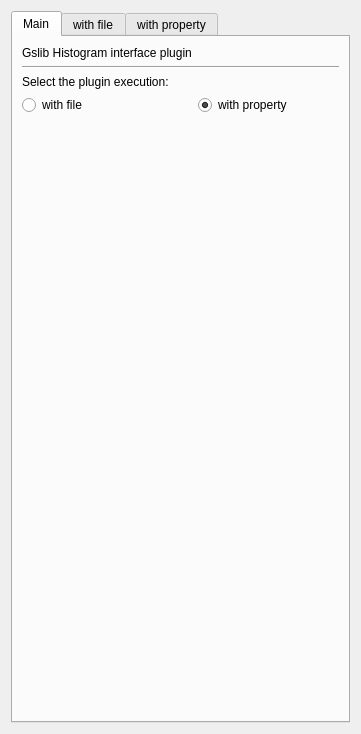
<?xml version="1.0" encoding="UTF-8"?>
<ui version="4.0">
 <class>Form</class>
 <widget class="QWidget" name="Form">
  <property name="geometry">
   <rect>
    <x>0</x>
    <y>0</y>
    <width>361</width>
    <height>734</height>
   </rect>
  </property>
  <property name="windowTitle">
   <string>Form</string>
  </property>
  <property name="AlgorithmCategory" stdset="0">
   <string>Python</string>
  </property>
  <property name="AlgorithmDescription" stdset="0">
   <string>Histogram with gslib</string>
  </property>
  <layout class="QGridLayout" name="gridLayout">
   <item row="0" column="0">
    <widget class="QTabWidget" name="tabWidget">
     <property name="enabled">
      <bool>true</bool>
     </property>
     <property name="currentIndex">
      <number>0</number>
     </property>
     <widget class="QWidget" name="tab_5">
      <attribute name="title">
       <string>Main</string>
      </attribute>
      <layout class="QFormLayout" name="formLayout_2">
       <item row="0" column="0">
        <widget class="QLabel" name="label_35">
         <property name="text">
          <string>Gslib Histogram interface plugin</string>
         </property>
        </widget>
       </item>
       <item row="2" column="0">
        <widget class="QLabel" name="label_18">
         <property name="text">
          <string>Select the plugin execution:</string>
         </property>
        </widget>
       </item>
       <item row="3" column="0">
        <widget class="QRadioButton" name="radioButton_5">
         <property name="text">
          <string>with file</string>
         </property>
         <attribute name="buttonGroup">
          <string notr="true">buttonGroup_3</string>
         </attribute>
        </widget>
       </item>
       <item row="3" column="1">
        <widget class="QRadioButton" name="radioButton_6">
         <property name="text">
          <string>with property</string>
         </property>
         <property name="checked">
          <bool>true</bool>
         </property>
         <attribute name="buttonGroup">
          <string notr="true">buttonGroup_3</string>
         </attribute>
        </widget>
       </item>
       <item row="1" column="0" colspan="2">
        <widget class="Line" name="line">
         <property name="sizePolicy">
          <sizepolicy hsizetype="Minimum" vsizetype="Fixed">
           <horstretch>15</horstretch>
           <verstretch>0</verstretch>
          </sizepolicy>
         </property>
         <property name="minimumSize">
          <size>
           <width>80</width>
           <height>0</height>
          </size>
         </property>
         <property name="orientation">
          <enum>Qt::Horizontal</enum>
         </property>
        </widget>
       </item>
      </layout>
     </widget>
     <widget class="QWidget" name="tab_3">
      <attribute name="title">
       <string>with file</string>
      </attribute>
      <layout class="QFormLayout" name="formLayout">
       <item row="1" column="0">
        <widget class="QLabel" name="label">
         <property name="text">
          <string>Data file</string>
         </property>
        </widget>
       </item>
       <item row="1" column="1">
        <widget class="FileChooser" name="filechooser"/>
       </item>
       <item row="2" column="0">
        <widget class="QLabel" name="label_2">
         <property name="text">
          <string>Column</string>
         </property>
        </widget>
       </item>
       <item row="2" column="1">
        <widget class="QSpinBox" name="spinBox"/>
       </item>
       <item row="3" column="0">
        <widget class="QLabel" name="label_3">
         <property name="toolTip">
          <string extracomment="0 for none"/>
         </property>
         <property name="text">
          <string>Weight column</string>
         </property>
        </widget>
       </item>
       <item row="3" column="1">
        <widget class="QSpinBox" name="spinBox_5"/>
       </item>
       <item row="4" column="0">
        <widget class="QLabel" name="label_4">
         <property name="text">
          <string>Cut Limits min/max</string>
         </property>
        </widget>
       </item>
       <item row="4" column="1">
        <layout class="QHBoxLayout" name="horizontalLayout">
         <item>
          <widget class="QLineEdit" name="lineEdit"/>
         </item>
         <item>
          <widget class="QLineEdit" name="lineEdit_2"/>
         </item>
        </layout>
       </item>
       <item row="5" column="0">
        <widget class="QLabel" name="label_5">
         <property name="text">
          <string>Output ps file</string>
         </property>
        </widget>
       </item>
       <item row="5" column="1">
        <layout class="QGridLayout" name="gridLayout_2">
         <item row="1" column="1">
          <widget class="QLabel" name="label_17">
           <property name="text">
            <string>Filename</string>
           </property>
          </widget>
         </item>
         <item row="1" column="0">
          <widget class="QLabel" name="label_16">
           <property name="text">
            <string>Folder path</string>
           </property>
          </widget>
         </item>
         <item row="2" column="0">
          <widget class="FileChooser" name="filechooser_2">
           <property name="mode">
            <enum>FileChooser::Directory</enum>
           </property>
          </widget>
         </item>
         <item row="2" column="1">
          <widget class="QLineEdit" name="lineEdit_8"/>
         </item>
        </layout>
       </item>
       <item row="6" column="0">
        <widget class="QLabel" name="label_6">
         <property name="text">
          <string>Max. and min. value</string>
         </property>
        </widget>
       </item>
       <item row="6" column="1">
        <layout class="QHBoxLayout" name="horizontalLayout_2">
         <item>
          <widget class="QLineEdit" name="lineEdit_4"/>
         </item>
         <item>
          <widget class="QLineEdit" name="lineEdit_3"/>
         </item>
        </layout>
       </item>
       <item row="7" column="0">
        <widget class="QLabel" name="label_7">
         <property name="text">
          <string>Max. freq (&lt;0 for all)</string>
         </property>
        </widget>
       </item>
       <item row="7" column="1">
        <widget class="QLineEdit" name="lineEdit_7">
         <property name="text">
          <string>-1</string>
         </property>
        </widget>
       </item>
       <item row="8" column="0">
        <widget class="QLabel" name="label_8">
         <property name="text">
          <string>Number of classes</string>
         </property>
        </widget>
       </item>
       <item row="8" column="1">
        <widget class="QSpinBox" name="spinBox_2">
         <property name="value">
          <number>25</number>
         </property>
        </widget>
       </item>
       <item row="9" column="0">
        <widget class="QLabel" name="label_9">
         <property name="text">
          <string>Scale</string>
         </property>
        </widget>
       </item>
       <item row="9" column="1">
        <layout class="QHBoxLayout" name="horizontalLayout_3">
         <item>
          <widget class="QRadioButton" name="radioButton_2">
           <property name="text">
            <string>Arithmetic</string>
           </property>
           <property name="checked">
            <bool>true</bool>
           </property>
           <attribute name="buttonGroup">
            <string notr="true">buttonGroup</string>
           </attribute>
          </widget>
         </item>
         <item>
          <widget class="QRadioButton" name="radioButton">
           <property name="text">
            <string>Logarithm</string>
           </property>
           <attribute name="buttonGroup">
            <string notr="true">buttonGroup</string>
           </attribute>
          </widget>
         </item>
        </layout>
       </item>
       <item row="10" column="0">
        <widget class="QLabel" name="label_10">
         <property name="text">
          <string>Histogram type</string>
         </property>
        </widget>
       </item>
       <item row="10" column="1">
        <layout class="QHBoxLayout" name="horizontalLayout_4">
         <item>
          <widget class="QRadioButton" name="radioButton_4">
           <property name="text">
            <string>Fequency</string>
           </property>
           <property name="checked">
            <bool>true</bool>
           </property>
           <attribute name="buttonGroup">
            <string notr="true">buttonGroup_2</string>
           </attribute>
          </widget>
         </item>
         <item>
          <widget class="QRadioButton" name="radioButton_3">
           <property name="text">
            <string>Accumulated</string>
           </property>
           <attribute name="buttonGroup">
            <string notr="true">buttonGroup_2</string>
           </attribute>
          </widget>
         </item>
        </layout>
       </item>
       <item row="11" column="0">
        <widget class="QLabel" name="label_11">
         <property name="sizePolicy">
          <sizepolicy hsizetype="Preferred" vsizetype="Preferred">
           <horstretch>0</horstretch>
           <verstretch>0</verstretch>
          </sizepolicy>
         </property>
         <property name="text">
          <string>Numb. of acum. quartis
(&lt;0 for all)</string>
         </property>
        </widget>
       </item>
       <item row="11" column="1">
        <widget class="QSpinBox" name="spinBox_3">
         <property name="minimum">
          <number>-1</number>
         </property>
         <property name="value">
          <number>-1</number>
         </property>
        </widget>
       </item>
       <item row="12" column="0">
        <widget class="QLabel" name="label_12">
         <property name="text">
          <string>Decimal places</string>
         </property>
        </widget>
       </item>
       <item row="12" column="1">
        <widget class="QSpinBox" name="spinBox_4">
         <property name="value">
          <number>2</number>
         </property>
        </widget>
       </item>
       <item row="13" column="0">
        <widget class="QLabel" name="label_13">
         <property name="text">
          <string>Title</string>
         </property>
        </widget>
       </item>
       <item row="13" column="1">
        <widget class="QLineEdit" name="lineEdit_5"/>
       </item>
       <item row="14" column="0">
        <widget class="QLabel" name="label_14">
         <property name="text">
          <string>Stat. infor. position
-1 to 1</string>
         </property>
        </widget>
       </item>
       <item row="14" column="1">
        <widget class="QDoubleSpinBox" name="doubleSpinBox">
         <property name="minimum">
          <double>-1.000000000000000</double>
         </property>
         <property name="maximum">
          <double>1.000000000000000</double>
         </property>
         <property name="singleStep">
          <double>0.100000000000000</double>
         </property>
         <property name="value">
          <double>0.990000000000000</double>
         </property>
        </widget>
       </item>
       <item row="15" column="0">
        <widget class="QLabel" name="label_15">
         <property name="text">
          <string>Ref. Value</string>
         </property>
        </widget>
       </item>
       <item row="15" column="1">
        <widget class="QLineEdit" name="lineEdit_6"/>
       </item>
      </layout>
     </widget>
     <widget class="QWidget" name="tab_4">
      <attribute name="title">
       <string>with property</string>
      </attribute>
      <layout class="QFormLayout" name="formLayout_3">
       <item row="0" column="0">
        <widget class="QLabel" name="label_23">
         <property name="text">
          <string>Select property</string>
         </property>
        </widget>
       </item>
       <item row="0" column="1">
        <widget class="PropertySelector" name="propertyselector"/>
       </item>
       <item row="1" column="0">
        <widget class="QLabel" name="label_24">
         <property name="text">
          <string>Select weight</string>
         </property>
        </widget>
       </item>
       <item row="1" column="1">
        <widget class="PropertySelector" name="propertyselector_2"/>
       </item>
       <item row="2" column="0">
        <widget class="QLabel" name="label_20">
         <property name="text">
          <string>Output ps file</string>
         </property>
        </widget>
       </item>
       <item row="2" column="1">
        <layout class="QGridLayout" name="gridLayout_3">
         <item row="1" column="1">
          <widget class="QLabel" name="label_21">
           <property name="text">
            <string>Filename</string>
           </property>
          </widget>
         </item>
         <item row="1" column="0">
          <widget class="QLabel" name="label_22">
           <property name="text">
            <string>Folder path</string>
           </property>
          </widget>
         </item>
         <item row="2" column="1">
          <widget class="QLineEdit" name="lineEdit_9"/>
         </item>
         <item row="2" column="0">
          <widget class="FileChooser" name="filechooser_3">
           <property name="mode">
            <enum>FileChooser::Directory</enum>
           </property>
          </widget>
         </item>
        </layout>
       </item>
       <item row="3" column="0">
        <widget class="QLabel" name="label_19">
         <property name="text">
          <string>Cut Limits min/max</string>
         </property>
        </widget>
       </item>
       <item row="3" column="1">
        <layout class="QHBoxLayout" name="horizontalLayout_5">
         <item>
          <widget class="QLineEdit" name="lineEdit_10"/>
         </item>
         <item>
          <widget class="QLineEdit" name="lineEdit_11"/>
         </item>
        </layout>
       </item>
       <item row="4" column="0">
        <widget class="QLabel" name="label_25">
         <property name="text">
          <string>Max. and min. value</string>
         </property>
        </widget>
       </item>
       <item row="4" column="1">
        <layout class="QHBoxLayout" name="horizontalLayout_6">
         <item>
          <widget class="QLineEdit" name="lineEdit_12"/>
         </item>
         <item>
          <widget class="QLineEdit" name="lineEdit_13"/>
         </item>
        </layout>
       </item>
       <item row="5" column="0">
        <widget class="QLabel" name="label_26">
         <property name="text">
          <string>Max. freq (&lt;0 for all)</string>
         </property>
        </widget>
       </item>
       <item row="5" column="1">
        <widget class="QLineEdit" name="lineEdit_14">
         <property name="text">
          <string>-1</string>
         </property>
        </widget>
       </item>
       <item row="6" column="0">
        <widget class="QLabel" name="label_27">
         <property name="text">
          <string>Number of classes</string>
         </property>
        </widget>
       </item>
       <item row="6" column="1">
        <widget class="QSpinBox" name="spinBox_6">
         <property name="value">
          <number>25</number>
         </property>
        </widget>
       </item>
       <item row="7" column="0">
        <widget class="QLabel" name="label_28">
         <property name="text">
          <string>Scale</string>
         </property>
        </widget>
       </item>
       <item row="7" column="1">
        <layout class="QHBoxLayout" name="horizontalLayout_7">
         <item>
          <widget class="QRadioButton" name="radioButton_7">
           <property name="text">
            <string>Arithmetic</string>
           </property>
           <property name="checked">
            <bool>true</bool>
           </property>
           <attribute name="buttonGroup">
            <string notr="true">buttonGroup_4</string>
           </attribute>
          </widget>
         </item>
         <item>
          <widget class="QRadioButton" name="radioButton_8">
           <property name="text">
            <string>Logarithm</string>
           </property>
           <attribute name="buttonGroup">
            <string notr="true">buttonGroup_4</string>
           </attribute>
          </widget>
         </item>
        </layout>
       </item>
       <item row="8" column="0">
        <widget class="QLabel" name="label_29">
         <property name="text">
          <string>Histogram type</string>
         </property>
        </widget>
       </item>
       <item row="8" column="1">
        <layout class="QHBoxLayout" name="horizontalLayout_8">
         <item>
          <widget class="QRadioButton" name="radioButton_9">
           <property name="text">
            <string>Fequency</string>
           </property>
           <property name="checked">
            <bool>true</bool>
           </property>
           <attribute name="buttonGroup">
            <string notr="true">buttonGroup_5</string>
           </attribute>
          </widget>
         </item>
         <item>
          <widget class="QRadioButton" name="radioButton_10">
           <property name="text">
            <string>Accumulated</string>
           </property>
           <attribute name="buttonGroup">
            <string notr="true">buttonGroup_5</string>
           </attribute>
          </widget>
         </item>
        </layout>
       </item>
       <item row="9" column="0">
        <widget class="QLabel" name="label_30">
         <property name="sizePolicy">
          <sizepolicy hsizetype="Preferred" vsizetype="Preferred">
           <horstretch>0</horstretch>
           <verstretch>0</verstretch>
          </sizepolicy>
         </property>
         <property name="text">
          <string>Numb. of acum. quartis
(&lt;0 for all)</string>
         </property>
        </widget>
       </item>
       <item row="9" column="1">
        <widget class="QSpinBox" name="spinBox_8">
         <property name="minimum">
          <number>-1</number>
         </property>
         <property name="value">
          <number>-1</number>
         </property>
        </widget>
       </item>
       <item row="10" column="0">
        <widget class="QLabel" name="label_31">
         <property name="text">
          <string>Decimal places</string>
         </property>
        </widget>
       </item>
       <item row="10" column="1">
        <widget class="QSpinBox" name="spinBox_7">
         <property name="value">
          <number>2</number>
         </property>
        </widget>
       </item>
       <item row="11" column="0">
        <widget class="QLabel" name="label_32">
         <property name="text">
          <string>Title</string>
         </property>
        </widget>
       </item>
       <item row="11" column="1">
        <widget class="QLineEdit" name="lineEdit_16"/>
       </item>
       <item row="12" column="0">
        <widget class="QLabel" name="label_33">
         <property name="text">
          <string>Stat. infor. position
-1 to 1</string>
         </property>
        </widget>
       </item>
       <item row="12" column="1">
        <widget class="QDoubleSpinBox" name="doubleSpinBox_2">
         <property name="minimum">
          <double>-1.000000000000000</double>
         </property>
         <property name="maximum">
          <double>1.000000000000000</double>
         </property>
         <property name="singleStep">
          <double>0.100000000000000</double>
         </property>
         <property name="value">
          <double>0.990000000000000</double>
         </property>
        </widget>
       </item>
       <item row="13" column="0">
        <widget class="QLabel" name="label_34">
         <property name="text">
          <string>Ref. Value</string>
         </property>
        </widget>
       </item>
       <item row="13" column="1">
        <widget class="QLineEdit" name="lineEdit_15"/>
       </item>
      </layout>
      <zorder>label_20</zorder>
      <zorder>propertyselector</zorder>
      <zorder>label_23</zorder>
      <zorder>label_24</zorder>
      <zorder>propertyselector_2</zorder>
      <zorder>label_19</zorder>
      <zorder>label_25</zorder>
      <zorder>label_26</zorder>
      <zorder>lineEdit_14</zorder>
      <zorder>label_27</zorder>
      <zorder>spinBox_6</zorder>
      <zorder>label_28</zorder>
      <zorder>label_29</zorder>
      <zorder>label_30</zorder>
      <zorder>spinBox_8</zorder>
      <zorder>label_31</zorder>
      <zorder>spinBox_7</zorder>
      <zorder>label_32</zorder>
      <zorder>lineEdit_16</zorder>
      <zorder>label_33</zorder>
      <zorder>doubleSpinBox_2</zorder>
      <zorder>label_34</zorder>
      <zorder>lineEdit_15</zorder>
     </widget>
    </widget>
   </item>
  </layout>
 </widget>
 <customwidgets>
  <customwidget>
   <class>PropertySelector</class>
   <extends>QWidget</extends>
   <header>qtplugins/selectors.h</header>
  </customwidget>
  <customwidget>
   <class>FileChooser</class>
   <extends>QWidget</extends>
   <header>qtplugins/filechooser.h</header>
  </customwidget>
 </customwidgets>
 <resources/>
 <connections/>
 <buttongroups>
  <buttongroup name="buttonGroup"/>
  <buttongroup name="buttonGroup_3"/>
  <buttongroup name="buttonGroup_5"/>
  <buttongroup name="buttonGroup_4"/>
  <buttongroup name="buttonGroup_2"/>
 </buttongroups>
</ui>
